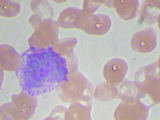
#> input picture MODUL 7/dataset/resized/BASOPHIL_resized.png, 160 x 120 px
$ jupyter execute --allow-errors jurnalmodul7.ipynb
#> lines starting #> are read from the running program, lines starting #| are printed output that depends on the picture
[cell 1]
import cv2 as cv
import matplotlib.pyplot as plt
import numpy as np

[cell 2]
image1 = cv.imread("./dataset/resized/BASOPHIL_resized.png")
#> image1 is the input picture: shape (120, 160, 3); mean B, G, R 181.3, 172.3, 186.4
image2 = cv.imread("./dataset/resized/EOSINOPHIL_resized.png")
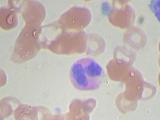
#> input picture MODUL 7/dataset/resized/EOSINOPHIL_resized.png, 160 x 120 px
#> image2 is the input picture: shape (120, 160, 3); mean B, G, R 179.7, 181.4, 192
image3 = cv.imread("./dataset/resized/LYMPHOCYTE_resized.png")
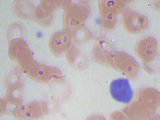
#> input picture MODUL 7/dataset/resized/LYMPHOCYTE_resized.png, 160 x 120 px
#> image3 is the input picture: shape (120, 160, 3); mean B, G, R 179.7, 176.8, 188.3
image4 = cv.imread("./dataset/resized/MONOCYTE_resized.png")
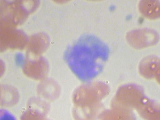
#> input picture MODUL 7/dataset/resized/MONOCYTE_resized.png, 160 x 120 px
#> image4 is the input picture: shape (120, 160, 3); mean B, G, R 181.3, 179.2, 192.5
image5 = cv.imread("./dataset/resized/NEUTROPHIL_resized.png")
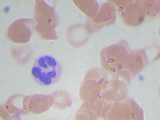
#> input picture MODUL 7/dataset/resized/NEUTROPHIL_resized.png, 160 x 120 px
#> image5 is the input picture: shape (120, 160, 3); mean B, G, R 182.1, 179.3, 189.5

[cell 3]
color_segmented_image1 = cv.imread("./dataset/color_segmented/BASOPHIL.png")
color_segmented_image2 = cv.imread("./dataset/color_segmented/EOSINOPHIL.png")
color_segmented_image3 = cv.imread("./dataset/color_segmented/LYMPHOCYTE.png")
color_segmented_image4 = cv.imread("./dataset/color_segmented/MONOCYTE.png")
color_segmented_image5 = cv.imread("./dataset/color_segmented/NEUTROPHIL.png")

#> (the rest of this cell did not finish here and is left out)

[cell 4]
def show_img5(w, h, citra1, citra2, citra3, citra4, citra5, caption1, caption2, caption3, caption4, caption5):
    #memanggil fungsi figure dengan lebar dan tinggi mengikuti ukuran w dan h
    plt.figure(figsize=(w,h))
    #memanggil library matplotlib function subplot untuk membuat tabel dengan baris berjumlah 1 dan kolom berjumlah 2 dan urutan ke-1
    plt.subplot(1,5,1)
    #menampilkan keterangan gambar yang terdiri dari label, ukuran font dan warna
    plt.title(label=caption1, fontsize=14, color="green")
    #menampilkan gambar imagebaru dengan hanya menggunakan warna hitam dan putih
    plt.imshow(citra1, cmap="gray")
    #memanggil library matplotlib function subplot untuk membuat tabel dengan baris berjumlah 1 dan kolom berjumlah 2 dan urutan ke-2
    plt.subplot(1,5,2)
    #menampilkan keterangan gambar yang terdiri dari label, ukuran font dan warna
    plt.title(label=caption2, fontsize=14, color="green")
    #menampilkan gambar
    plt.imshow(citra2, cmap="gray")
    plt.subplot(1,5,3)
    #menampilkan keterangan gambar yang terdiri dari label, ukuran font dan warna
    plt.title(label=caption3, fontsize=14, color="green")
    #menampilkan gambar imagebaru dengan hanya menggunakan warna hitam dan putih
    plt.imshow(citra3, cmap="gray")
    #memanggil library matplotlib function subplot untuk membuat tabel dengan baris berjumlah 1 dan kolom berjumlah 2 dan urutan ke-2
    plt.subplot(1,5,4)
    #menampilkan keterangan gambar yang terdiri dari label, ukuran font dan warna
    plt.title(label=caption4, fontsize=14, color="green")
    #menampilkan gambar
    plt.imshow(citra4, cmap="gray")
    plt.subplot(1,5,5)
    #menampilkan keterangan gambar yang terdiri dari label, ukuran font dan warna
    plt.title(label=caption5, fontsize=14, color="green")
    #menampilkan gambar
    plt.imshow(citra5, cmap="gray")

[cell 5]
show_img5(20,20, image1, image2, image3, image4, image5, "BASOPHIL", "EOSINOPHIL", "LYMPHOCYTE", "MONOCYTE", "NEUTROPHIL")
#> figure, not shown here; B, G, R data is drawn as R, G, B

#> (a cell that did not finish here is left out)
